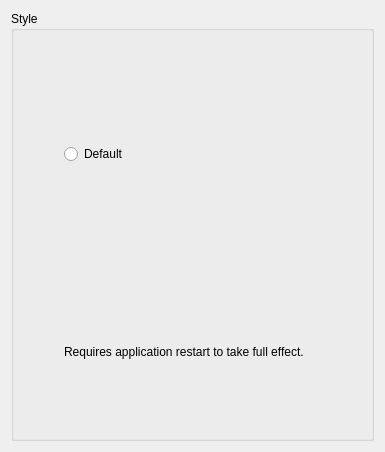
<?xml version="1.0" encoding="UTF-8"?>
<ui version="4.0">
 <class>Appearance</class>
 <widget class="QWidget" name="Appearance">
  <property name="geometry">
   <rect>
    <x>0</x>
    <y>0</y>
    <width>385</width>
    <height>452</height>
   </rect>
  </property>
  <property name="windowTitle">
   <string>Appearance</string>
  </property>
  <layout class="QVBoxLayout" name="verticalLayout_2">
   <item>
    <widget class="QGroupBox" name="grpStyle">
     <property name="title">
      <string>Style</string>
     </property>
     <layout class="QGridLayout" name="gridLayout_17">
      <item row="0" column="0">
       <spacer name="horizontalSpacer_7">
        <property name="orientation">
         <enum>Qt::Horizontal</enum>
        </property>
        <property name="sizeHint" stdset="0">
         <size>
          <width>40</width>
          <height>20</height>
         </size>
        </property>
       </spacer>
      </item>
      <item row="0" column="1">
       <layout class="QVBoxLayout" name="verticalLayout">
        <item>
         <widget class="QRadioButton" name="radioDefaultStyle">
          <property name="text">
           <string>Default</string>
          </property>
         </widget>
        </item>
       </layout>
      </item>
      <item row="1" column="1">
       <widget class="QLabel" name="label_8">
        <property name="text">
         <string>Requires application restart to take full effect.</string>
        </property>
       </widget>
      </item>
      <item row="0" column="2">
       <spacer name="horizontalSpacer_6">
        <property name="orientation">
         <enum>Qt::Horizontal</enum>
        </property>
        <property name="sizeHint" stdset="0">
         <size>
          <width>58</width>
          <height>228</height>
         </size>
        </property>
       </spacer>
      </item>
     </layout>
    </widget>
   </item>
  </layout>
 </widget>
 <resources/>
 <connections/>
</ui>
